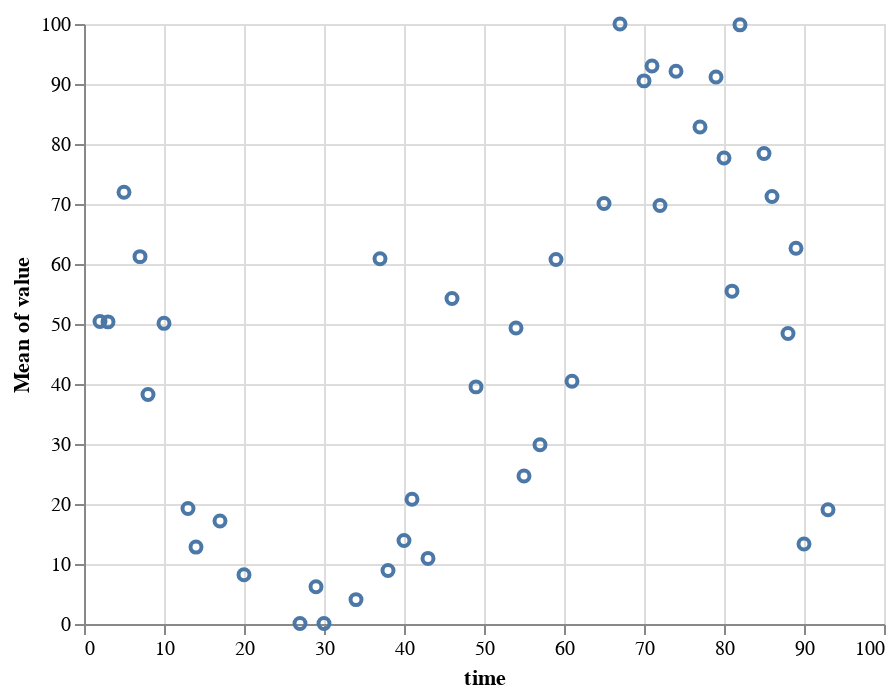

This figure's notebook cell:
### Code cell
# lets plot the data we got from all the robots
alt.Chart(predhints_df).mark_point().encode(
    x='time:Q',
    y='mean(value):Q'
)

### Figure 1 — Vega-Lite specification as saved in the notebook (floating-point values rounded to 4 significant figures)
{"config": {"view": {"continuousWidth": 400, "continuousHeight": 300}}, "data": {"name": "data-88b0df6843b77cfb29d29c102321dd46"}, "mark": "point", "encoding": {"x": {"field": "time", "type": "quantitative"}, "y": {"aggregate": "mean", "field": "value", "type": "quantitative"}}, "$schema": "https://vega.github.io/schema/vega-lite/v4.17.0.json", "datasets": {"data-88b0df6843b77cfb29d29c102321dd46": [{"id": 109, "time": 5, "value": 70.64}, {"id": 46, "time": 59, "value": 69.03}, {"id": 42, "time": 38, "value": 8.906}, {"id": 35, "time": 3, "value": 50.35}, {"id": 115, "time": 49, "value": 39.52}, {"id": 80, "time": 82, "value": 99.86}, {"id": 30, "time": 30, "value": 0.0}, {"id": 85, "time": 34, "value": 4.066}, {"id": 61, "time": 72, "value": 69.74}, {"id": 33, "time": 67, "value": 100.0}, {"id": 30, "time": 17, "value": 17.18}, {"id": 1, "time": 88, "value": 48.42}, {"id": 101, "time": 41, "value": 22.9}, {"id": 146, "time": 71, "value": 92.99}, {"id": 110, "time": 57, "value": 29.86}, {"id": 83, "time": 14, "value": 12.82}, {"id": 33, "time": 90, "value": 13.32}, {"id": 27, "time": 7, "value": 61.23}, {"id": 27, "time": 5, "value": 73.3}, {"id": 89, "time": 61, "value": 40.47}, {"id": 135, "time": 93, "value": 19.04}, {"id": 71, "time": 54, "value": 49.33}, {"id": 145, "time": 10, "value": 50.11}, {"id": 148, "time": 86, "value": 71.26}, {"id": 65, "time": 2, "value": 50.42}, {"id": 111, "time": 59, "value": 56.63}, {"id": 101, "time": 81, "value": 55.47}, {"id": 128, "time": 41, "value": 17.34}, {"id": 43, "time": 37, "value": 60.87}, {"id": 134, "time": 74, "value": 92.13}, {"id": 135, "time": 93, "value": 19.04}, {"id": 71, "time": 54, "value": 49.33}, {"id": 145, "time": 10, "value": 50.11}, {"id": 148, "time": 86, "value": 71.26}, {"id": 65, "time": 2, "value": 50.42}, {"id": 111, "time": 59, "value": 56.63}, {"id": 101, "time": 81, "value": 55.47}, {"id": 128, "time": 41, "value": 17.34}, {"id": 43, "time": 37, "value": 60.87}, {"id": 134, "time": 74, "value": 92.13}, {"id": 140, "time": 20, "value": 8.196}, {"id": 48, "time": 41, "value": 23.18}, {"id": 32, "time": 65, "value": 70.07}, {"id": 77, "time": 80, "value": 98.92}, {"id": 79, "time": 29, "value": 6.207}, {"id": 122, "time": 85, "value": 78.42}, {"id": 80, "time": 70, "value": 85.97}, {"id": 60, "time": 80, "value": 56.43}, {"id": 7, "time": 43, "value": 10.93}, {"id": 68, "time": 77, "value": 82.83}, {"id": 140, "time": 20, "value": 8.196}, {"id": 48, "time": 41, "value": 23.18}, {"id": 32, "time": 65, "value": 70.07}, {"id": 77, "time": 80, "value": 98.92}, {"id": 79, "time": 29, "value": 6.207}, {"id": 122, "time": 85, "value": 78.42}, {"id": 80, "time": 70, "value": 85.97}, {"id": 60, "time": 80, "value": 56.43}, {"id": 7, "time": 43, "value": 10.93}, {"id": 68, "time": 77, "value": 82.83}, {"id": 11, "time": 70, "value": 99.62}, {"id": 30, "time": 79, "value": 91.15}, {"id": 132, "time": 55, "value": 24.66}, {"id": 72, "time": 46, "value": 54.24}, {"id": 128, "time": 30, "value": 0.1893}, {"id": 85, "time": 13, "value": 19.26}, {"id": 83, "time": 40, "value": 13.9}, {"id": 25, "time": 89, "value": 62.63}, {"id": 17, "time": 27, "value": 0.08804}, {"id": 33, "time": 8, "value": 38.26}]}}
